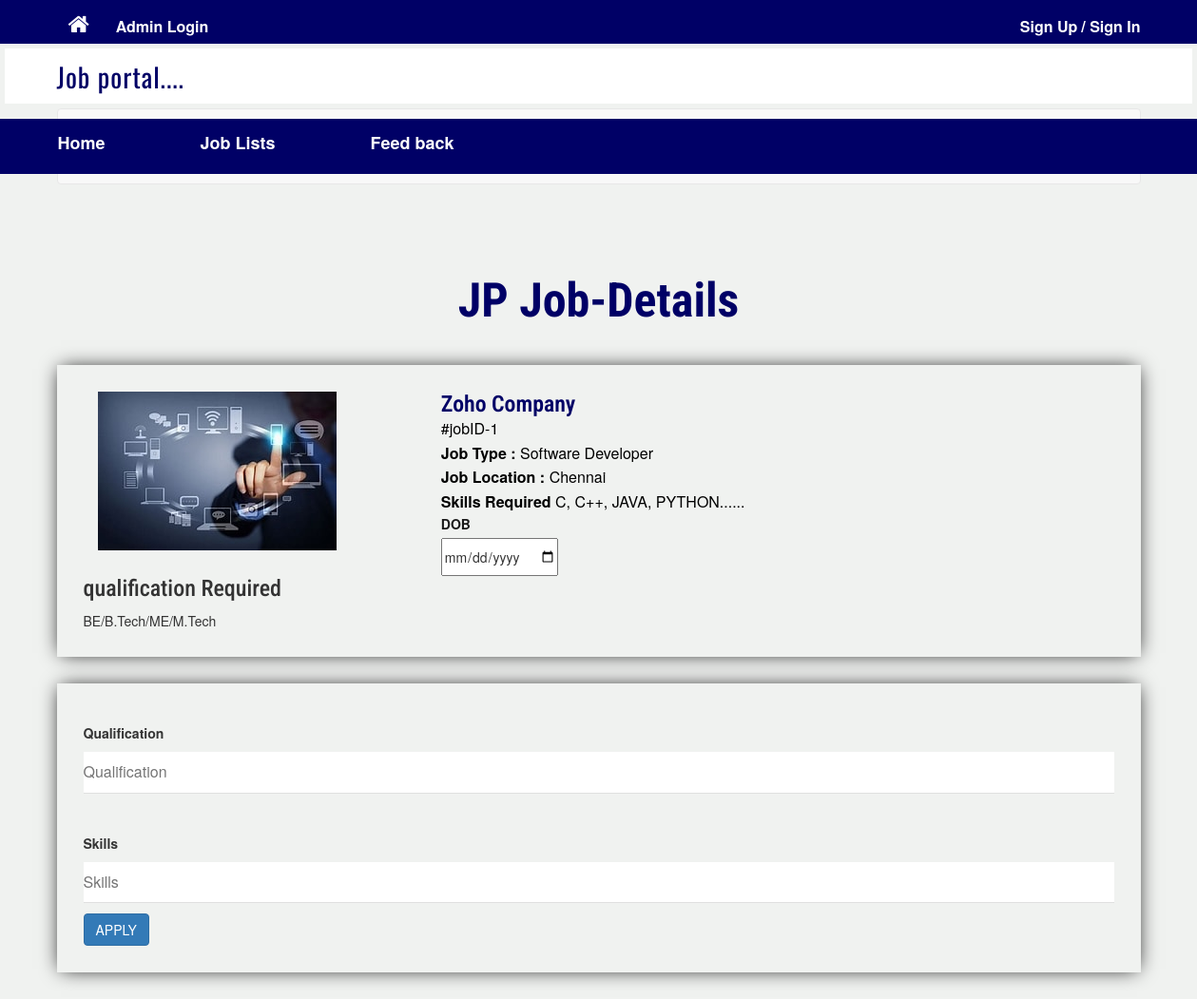
The page /job/job-details.php?pkgid=1 on the database its author committed.
### tables this page shows
CREATE TABLE `add_job` (
  `Id` int(11) NOT NULL,
  `companyName` varchar(200) NOT NULL,
  `jobType` varchar(150) NOT NULL,
  `jobLocation` varchar(100) NOT NULL,
  `salary` int(11) NOT NULL,
  `skills` varchar(255) DEFAULT NULL,
  `qualification` varchar(100) NOT NULL,
  `companyImage` varchar(100) NOT NULL,
  `Creationdate` timestamp NULL DEFAULT current_timestamp(),
  `UpdationDate` timestamp NULL DEFAULT NULL ON UPDATE current_timestamp()
);

### job/job-details.php (the view, shortened to what this page needs)
<?php
include('includes/config.php');
?>
<!DOCTYPE HTML>
<html>
<head>
<link href="css/bootstrap.css" rel='stylesheet' type='text/css' />
<link href="style.css" rel='stylesheet' type='text/css' />
<link href="styledetails.css" rel='stylesheet' type='text/css' />
<link href="css/font-awesome.css" rel="stylesheet">
<link href="css/animate.css" rel="stylesheet" type="text/css" media="all">
<link rel="stylesheet" href="css/jquery-ui.css" />
</head>
<body>
<?php include('includes/header.php');?>
<div class="banner-3">
	<div class="container">
		<h1 class="wow zoomIn animated animated" data-wow-delay=".5s" style="visibility: visible; animation-delay: 0.5s; animation-name: zoomIn;"> <b>JP Job-Details</b></h1>
	</div>
</div>
<div class="selectroom">
	<div class="container">
<?php
$pid=intval($_GET['pkgid']);
$sql = "SELECT * from add_job where Id=:pid";
$query = $dbh->prepare($sql);
$query -> bindParam(':pid', $pid, PDO::PARAM_STR);
$query->execute();
$results=$query->fetchAll(PDO::FETCH_OBJ);
if($query->rowCount() > 0)
{
foreach($results as $result)
{	?>
<form name="book" method="post">
		<div class="selectroom_top">
			<div class="col-md-4 selectroom_left wow fadeInLeft animated" data-wow-delay=".5s">
				<img src="admin/companyimages/<?php echo htmlentities($result->companyImage);?>" class="img-responsive" alt="">
			</div>
			<div class="col-md-8 selectroom_right wow fadeInRight animated" data-wow-delay=".5s">
				<h2><?php echo htmlentities($result->companyName);?></h2>
				<p class="dow">#jobID-<?php echo htmlentities($result->Id);?></p>
				<p><b>Job Type :</b> <?php echo htmlentities($result->jobType);?></p>
				<p><b>Job Location :</b> <?php echo htmlentities($result->jobLocation);?></p>
					<p><b>Skills Required</b> <?php echo htmlentities($result->skills);?></p>
					<div class="ban-bottom">
				<div class="bnr-right">
				<label class="inputLabel">DOB</label>
				<input class="date"  type="date" placeholder="dd-mm-yyyy"  name="DOB" required="">
			</div>
			</div>
			</div>
		<h3>qualification Required</h3>
				<p style="padding-top: 1%"><?php echo htmlentities($result->qualification);?> </p>
		</div>
		<div class="selectroom_top">
			<div class="selectroom-info animated wow fadeInUp animated" data-wow-duration="1200ms" data-wow-delay="500ms" style="visibility: visible; animation-duration: 1200ms; animation-delay: 500ms; animation-name: fadeInUp; margin-top: -70px">
				<ul>
					<li class="spe">
						<label class="inputLabel">Qualification</label>
						<input class="special" type="text" name="reason1"  placeholder="Qualification" required="">
					</li>
					<li class="spe">
						<label class="inputLabel">Skills</label>
						<input class="special" type="text" name="reason" placeholder="Skills" required="">
					</li>
					<?php if($_SESSION['login'])
					{?>
						<li class="spe" align="center">
					<button type="submit" name="submit2" class="btn-primary btn">APPLY</button>
						</li>
						<?php } else {?>
							<li class="sigi" align="center" style="margin-top: 1%">
							<a href="http://localhost/project/job/includes/login.php" class="btn-primary btn" > APPLY</a></li>
							<?php } ?>
					<div class="clearfix"></div>
				</ul>
			</div>
		</div>
		</form>
<?php }} ?>
	</div>
</div>
</body>
</html>

### job/style.css (style rules this page uses)
html, body { background: #f0f2f0; background-size: cover; }
h1,h2,h3,h4,h5,h6 { margin:0; font-family: 'Roboto Condensed', sans-serif; }
p { margin:0; }
ul { margin:0; padding:0; }
label { margin:0; }

### job/styledetails.css (style rules this page uses)
html, body { background: #f0f2f0; background-size: cover; }
h1,h2,h3,h4,h5,h6 { margin:0; font-family: 'Roboto Condensed', sans-serif; }
p { margin:0; }
ul { margin:0; padding:0; }
label { margin:0; }
.ban-top .inputLabel,.ban-bottom .inputLabel { display: block; font-weight: 600; font-size: 14px; margin-bottom: 5px; color: #191919; }
.bnr-right { float: left; width:50%; }
.banner-3 h1 { font-size: 50px; margin-bottom: 40px; padding: 1.5em 0 0; text-align: center; color: #000066; }
.selectroom_top { padding: 2em; box-shadow: 0px 0px 20px -4px #000; margin-bottom: 2em; }
.selectroom_right h2 { font-size: 1.7em; color: #000066; font-weight: 600; margin: 0; }
.selectroom_right p { font-size: 16px; line-height: 1.6em; font-weight: 300; color: #000; }
.selectroom-info li { display: inline-block; float: left; }
.selectroom input[type="text"] { width: 92%; color: #000066; outline: none; font-size: 16px; padding: 10px 0px; border: none; border-bottom:1px solid rgba(0,0,0,.12); -webkit-appearance: none; margin-top: 10px; }
.selectroom-info ul { margin-top: 3em; }
li.spe { width: 100%; margin-top: 3em; }
li.spe input[type="text"] { width: 100%; }

### rows shown on the page
add_job: companyImage (picture), companyName "Zoho Company", Id "1", jobType "Software Developer", jobLocation "Chennai", skills "C, C++, JAVA, PYTHON......", qualification "BE/B.Tech/ME/M.Tech"
